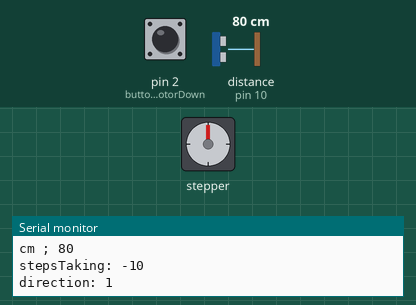
The sketch below on a simulated Arduino Uno, built with avr-gcc and run on an emulated ATmega328P. Shown: stepper motor, the last lines printed to the serial monitor. Wiring (inferred from the names in the program): ultrasonic range finder: trigger pin 11; echo pin 10; stepper motor driver (200 steps per turn assumed): step pin 8; direction pin 9. Inputs (shaded band) come from the test bench; at power-on: distance to the obstacle (sensor on pin 10) 80 cm, pin 2 (buttonMotorDown) HIGH. The echo pulse lasts 58.3 µs per cm.

Above: at 0.16 s.
At 4.4 s:
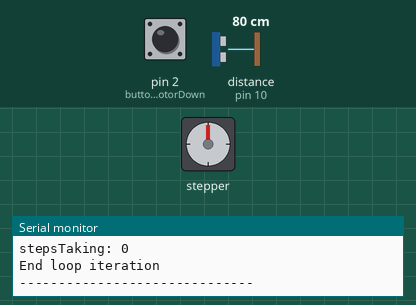
4.5 s: distance to the obstacle (sensor on pin 10) set to 18 cm
At 5.19 s:
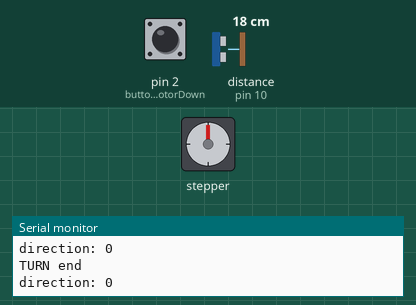
Timing chart, 0 to 15.3 s (numbered marks = the images above; inputs shaded):
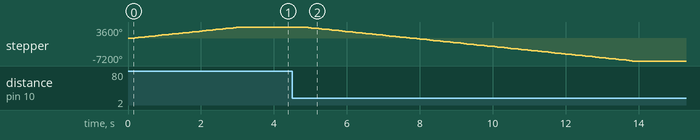

The sketch:

cupholder_NEMA23_half.ino
```cpp
/* stepper motor control code for DRV8825

*/

// define pins used:

// setup motor
//const int stepPin = 8; // pin tells steps
//const int dirPin = 9; // pin tells direction to the motor
#define stepPin 8 //pin tells steps to take by the motor
#define dirPin 9 // pin tells direction to the motor

int delayTime = 500;  // set time of delay between each step, to make speed.
int dupSteps = 10; // dubplicate amount of steps to make cup significantly moving
int stepsTaking; // amount of steps to take by the motor
int OldHight;
int NewHight;
int SetDirection;

//setup sonar
//const int trigPin = 11;
//const int echoPin = 10;
#define trigPin 11 // sonar input
#define echoPin 10 // sonar output

const int sensorMin = 0;
const int sensorMax = 25;

//setup button
//const int buttonMotorDown = 2;
#define buttonMotorDown 2 // motor moving down button
int buttonState = 0; // variable for reading the puschbutton status
int done = 0; //state for setup

//const int ledPinGreen =  13;      // the number of the green LED pin
//const int ledPinRed = 7; // the number of the red LED pin
#define ledPinGreen 13 // the number of the green LED
#define ledPinRed 6 // the number of the red LED pin

long microsecondsToCentimeters(long microseconds)

{
  return microseconds / 29 / 2;
}

void setup()
{ Serial.begin(9600);

  // set the two pins as outputs
  pinMode(stepPin, OUTPUT);
  pinMode(dirPin, OUTPUT);

}


void loop()
{
  //TO DO bring the cup down till the bottom is pressed.
  while (done == 0) {
    digitalWrite(ledPinRed, HIGH);
    buttonState = digitalRead(buttonMotorDown);
    Serial.print("buttonState : ");
    Serial.println(buttonState); //read buttonstate
    if (buttonState == LOW) {
      digitalWrite(dirPin, HIGH); //move down
      for (int l = 0; l <= 200; l++) // 200 is 200 steps is one rotation
      {
        digitalWrite(stepPin, HIGH); // make motor turn
        delayMicroseconds(500);
        digitalWrite(stepPin, LOW); // set one step in total
        delayMicroseconds(500);
      }
      delay(1000);
      Serial.println("setup");
    }
    // when button is pressed stop turning.
    if (buttonState == HIGH) {
      digitalWrite(ledPinRed, LOW);
      digitalWrite(ledPinGreen, HIGH);
      Serial.println("startProgram");
      done = 1;
      OldHight = 1;
    }
  }

  // pinModes and setup sonar
  long duration, cm;
  pinMode(trigPin, OUTPUT);
  digitalWrite(trigPin, LOW);
  delayMicroseconds(10);
  digitalWrite(trigPin, HIGH);
  delayMicroseconds(10);
  digitalWrite(trigPin, LOW);
  pinMode(echoPin, INPUT);
  duration = pulseIn(echoPin, HIGH);
  cm = microsecondsToCentimeters(duration);
  int range = map(cm, sensorMin, sensorMax, 0, 4); //set ranges for the sonar

  Serial.print("Range : ");
  Serial.println(range);


  //delay(1000); //why is this delay here?

  // set the values of the new hight.
  switch (range) {
    case 0: // close to the sonar
      NewHight = 1;
      Serial.println ("NewHight = 1");
      break;
    case 1: // bit further to the sonar
      NewHight = 2;
      Serial.println ("NewHight = 2");
      break;
    case 2: // further to the sonar
      NewHight = 3;
      Serial.println ("NewHight = 3");
      break;
    case 3: // even further to the sonar
      NewHight = 4;
      Serial.println ("NewHight = 4");
      break;
    case 4: // to far to the sonar
      NewHight = 5;
      Serial.println ("NewHight = 5");
      break;
  }

  // print in serial monitor for verification.
  Serial.print("OH ; ");
  Serial.println(OldHight);
  Serial.print("NH : ");
  Serial.println(NewHight);
  Serial.print("cm ; ");
  Serial.println(cm);


  // let stepper move, new - old is the amount of steps to take.
  stepsTaking = (NewHight - OldHight) * dupSteps; // make cup significantly moving
  Serial.print("stepsTaking: ");
  Serial.println(stepsTaking);

  if (OldHight != NewHight) {
    //if stepsTaking is smaller than zero, the cup needs to turn the other direction.
    //move up
    if (stepsTaking > 0) {
      SetDirection = LOW;
      delay(100);


    } else  { // when stepsTaking < 0 the cup needs to go up so direction needs to be High
      //move down
      SetDirection = HIGH;
      delay(100);
      stepsTaking = abs(stepsTaking);
    }

    // let motor turn the amount of stepsTaking
    for (int k = 0; k < stepsTaking ; k++) {
      //digitalWrite(dirPin, SetDirection);

      Serial.print("direction: ");
      Serial.println(SetDirection);

      for (int j = 0; j < 200; j++) { // 200 is 200 steps is one rotation
        digitalWrite(dirPin, SetDirection);
        digitalWrite(stepPin, HIGH); // make motor turn one way
        delayMicroseconds(500);
        digitalWrite(stepPin, LOW); // set one step in total
        delayMicroseconds(500);
      }

      Serial.println("TURN end"); // feedback

      delay(100); // delay for one second
    }
  }
  OldHight = NewHight; //new hight turns into old hight
  Serial.println("End loop iteration");
  Serial.println("------------------------------");
  delay(500);
}


//digitalWrite(dirPin,HIGH); //Enables the motor to move in a perticular direction
//// for one full rotation required 200 pulses
//for(int x = 0; x < 200; x++){
//  digitalWrite(stepPin,HIGH);
//  delayMicroseconds(500);
//  digitalWrite(stepPin,LOW);
//  delayMicroseconds(500);
//}
//delay(1000); // delay for one second
//
//
//digitalWrite(dirPin,HIGH); //Enables the motor to move in a opposite direction
//// for three full rotation required 600 pulses
//for(int x = 0; x < 600; x++){
//  digitalWrite(stepPin,HIGH);
//  delayMicroseconds(500);
//  digitalWrite(stepPin,LOW);
//  delayMicroseconds(500);
//}
```

Measured:
- after the input at 4.5 s, stepper: turns 10800° counter-clockwise in 9.0 s, starting after 0.35 s
- by itself, stepper: turns 3600° clockwise in 2.9 s
